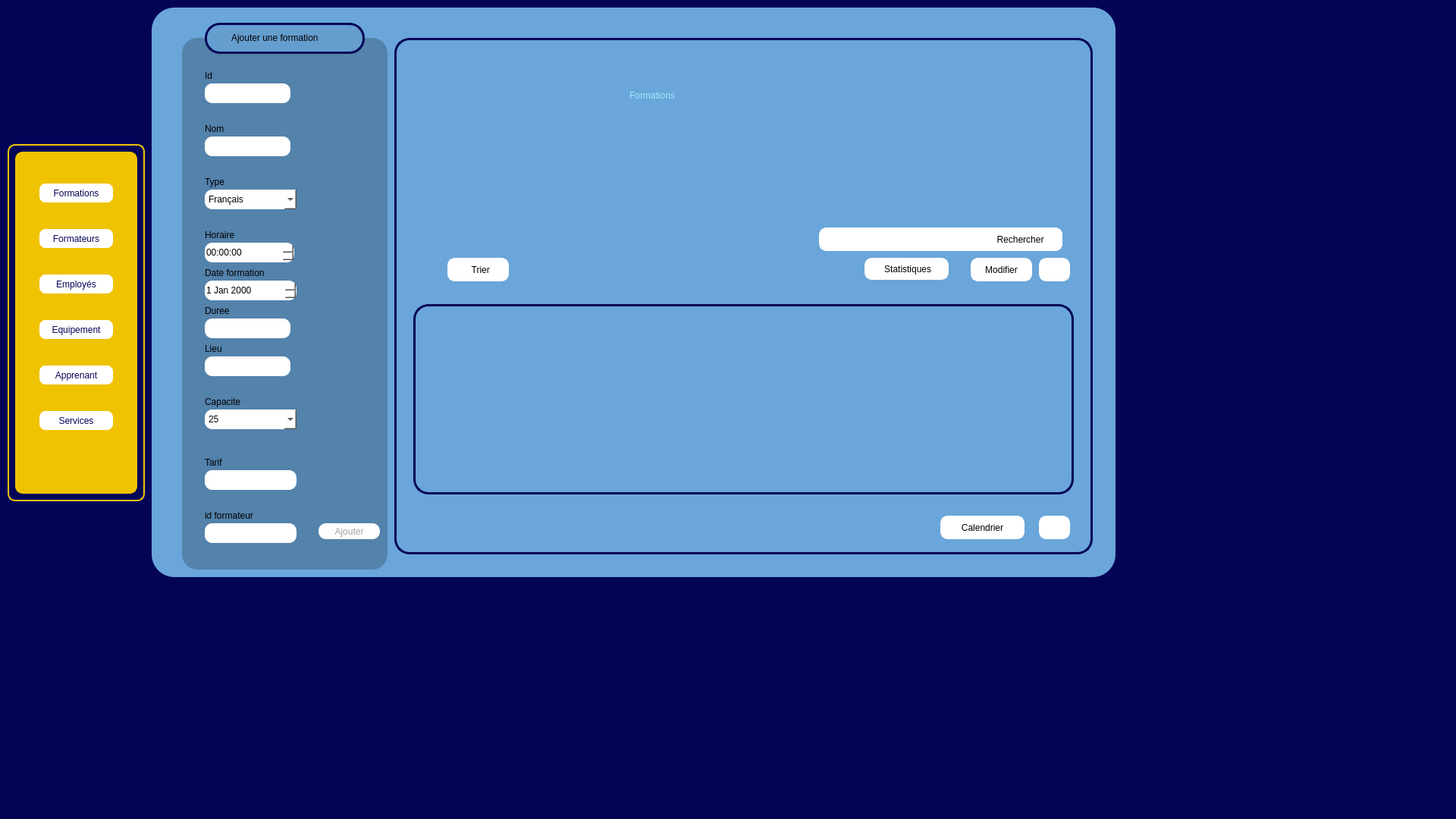
<?xml version="1.0" encoding="UTF-8"?>
<ui version="4.0">
 <class>formation</class>
 <widget class="QMainWindow" name="formation">
  <property name="geometry">
   <rect>
    <x>0</x>
    <y>0</y>
    <width>1920</width>
    <height>1080</height>
   </rect>
  </property>
  <property name="windowTitle">
   <string>formation</string>
  </property>
  <property name="styleSheet">
   <string notr="true">background-color: rgb(4, 4, 87);</string>
  </property>
  <widget class="QWidget" name="centralwidget">
   <widget class="QFrame" name="frame_5">
    <property name="geometry">
     <rect>
      <x>10</x>
      <y>190</y>
      <width>181</width>
      <height>471</height>
     </rect>
    </property>
    <property name="styleSheet">
     <string notr="true">
background-color: rgb(240, 195, 0);
border-radius:10px;
border: 2px solid #f0c300;
background-color: rgb(4, 4, 87);</string>
    </property>
    <property name="frameShape">
     <enum>QFrame::Shape::StyledPanel</enum>
    </property>
    <property name="frameShadow">
     <enum>QFrame::Shadow::Raised</enum>
    </property>
    <widget class="QFrame" name="frame">
     <property name="geometry">
      <rect>
       <x>10</x>
       <y>10</y>
       <width>161</width>
       <height>451</height>
      </rect>
     </property>
     <property name="styleSheet">
      <string notr="true">
background-color: rgb(240, 195, 0);
border-radius:10px;</string>
     </property>
     <property name="frameShape">
      <enum>QFrame::Shape::StyledPanel</enum>
     </property>
     <property name="frameShadow">
      <enum>QFrame::Shadow::Raised</enum>
     </property>
     <widget class="QPushButton" name="pushButton_11">
      <property name="geometry">
       <rect>
        <x>30</x>
        <y>160</y>
        <width>101</width>
        <height>29</height>
       </rect>
      </property>
      <property name="styleSheet">
       <string notr="true">QPushButton{
	font: 700 9pt &quot;Rockwell&quot;;
background-color: rgb(255, 255, 255);
	color: rgb(4, 4, 87);
	border-radius:10px;
	font: 700 8pt &quot;Rockwell&quot;;
}
QPushButton:hover{
	background-color: rgb(236, 236, 236);
	color: #000000;
	border: 1px solid #ffffff;
	border-radius:5px;
}</string>
      </property>
      <property name="text">
       <string>Employés</string>
      </property>
     </widget>
     <widget class="QPushButton" name="pushButton_12">
      <property name="geometry">
       <rect>
        <x>30</x>
        <y>220</y>
        <width>101</width>
        <height>29</height>
       </rect>
      </property>
      <property name="styleSheet">
       <string notr="true">QPushButton{
	font: 700 9pt &quot;Rockwell&quot;;
background-color: rgb(255, 255, 255);
	color: rgb(4, 4, 87);
	border-radius:10px;
	font: 700 8pt &quot;Rockwell&quot;;
}
QPushButton:hover{
	background-color: rgb(236, 236, 236);
	color: #000000;
	border: 1px solid #ffffff;
	border-radius:5px;
}</string>
      </property>
      <property name="text">
       <string>Equipement</string>
      </property>
     </widget>
     <widget class="QPushButton" name="pushButton_13">
      <property name="geometry">
       <rect>
        <x>30</x>
        <y>340</y>
        <width>101</width>
        <height>29</height>
       </rect>
      </property>
      <property name="styleSheet">
       <string notr="true">QPushButton{
	font: 700 9pt &quot;Rockwell&quot;;
background-color: rgb(255, 255, 255);
	color: rgb(4, 4, 87);
	border-radius:10px;
	font: 700 8pt &quot;Rockwell&quot;;
}
QPushButton:hover{
	background-color: rgb(236, 236, 236);
	color: #000000;
	border: 1px solid #ffffff;
	border-radius:5px;
}</string>
      </property>
      <property name="text">
       <string>Services</string>
      </property>
     </widget>
     <widget class="QPushButton" name="pushButton_14">
      <property name="geometry">
       <rect>
        <x>30</x>
        <y>280</y>
        <width>101</width>
        <height>29</height>
       </rect>
      </property>
      <property name="styleSheet">
       <string notr="true">QPushButton{
	font: 700 9pt &quot;Rockwell&quot;;
background-color: rgb(255, 255, 255);
	color: rgb(4, 4, 87);
	border-radius:10px;
	font: 700 8pt &quot;Rockwell&quot;;
}
QPushButton:hover{
	background-color: rgb(236, 236, 236);
	color: #000000;
	border: 1px solid #ffffff;
	border-radius:5px;
}</string>
      </property>
      <property name="text">
       <string>Apprenant</string>
      </property>
     </widget>
     <widget class="QPushButton" name="pushButton_16">
      <property name="geometry">
       <rect>
        <x>30</x>
        <y>40</y>
        <width>101</width>
        <height>29</height>
       </rect>
      </property>
      <property name="styleSheet">
       <string notr="true">QPushButton{

	font: 700 9pt &quot;Rockwell&quot;;
background-color: rgb(255, 255, 255);
	color: rgb(4, 4, 87);
	border-radius:10px;
	font: 700 8pt &quot;Rockwell&quot;;
}
QPushButton:hover{
	background-color: rgb(233, 233, 233);
	color: #000000;
	border: 1px solid #ffffff;
	border-radius:5px;
}</string>
      </property>
      <property name="text">
       <string>Formations</string>
      </property>
     </widget>
     <widget class="QPushButton" name="pushButton_17">
      <property name="geometry">
       <rect>
        <x>30</x>
        <y>100</y>
        <width>101</width>
        <height>29</height>
       </rect>
      </property>
      <property name="styleSheet">
       <string notr="true">QPushButton{

	font: 700 9pt &quot;Rockwell&quot;;
background-color: rgb(255, 255, 255);
	color: rgb(4, 4, 87);
	border-radius:10px;
	font: 700 8pt &quot;Rockwell&quot;;
}
QPushButton:hover{
	background-color: rgb(233, 233, 233);
	color: #000000;
	border: 1px solid #ffffff;
	border-radius:5px;
}</string>
      </property>
      <property name="text">
       <string>Formateurs</string>
      </property>
     </widget>
    </widget>
   </widget>
   <widget class="QWidget" name="Formateur" native="true">
    <property name="geometry">
     <rect>
      <x>200</x>
      <y>10</y>
      <width>1271</width>
      <height>751</height>
     </rect>
    </property>
    <property name="maximumSize">
     <size>
      <width>2000</width>
      <height>2000</height>
     </size>
    </property>
    <property name="baseSize">
     <size>
      <width>1000</width>
      <height>1000</height>
     </size>
    </property>
    <property name="mouseTracking">
     <bool>false</bool>
    </property>
    <property name="tabletTracking">
     <bool>false</bool>
    </property>
    <property name="autoFillBackground">
     <bool>false</bool>
    </property>
    <property name="styleSheet">
     <string notr="true">background-color: rgb(106, 166, 218);

border-radius:30px;</string>
    </property>
    <widget class="QFrame" name="frame_6">
     <property name="geometry">
      <rect>
       <x>40</x>
       <y>40</y>
       <width>271</width>
       <height>701</height>
      </rect>
     </property>
     <property name="styleSheet">
      <string notr="true">background-color: rgb(58, 196, 255);
background-color: rgb(83, 130, 171);
border-radius:20px;

</string>
     </property>
     <property name="frameShape">
      <enum>QFrame::Shape::StyledPanel</enum>
     </property>
     <property name="frameShadow">
      <enum>QFrame::Shadow::Raised</enum>
     </property>
     <widget class="QLineEdit" name="lineEditId">
      <property name="geometry">
       <rect>
        <x>30</x>
        <y>60</y>
        <width>113</width>
        <height>26</height>
       </rect>
      </property>
      <property name="styleSheet">
       <string notr="true">background-color: rgb(255, 255, 255);
border-radius:10px;
</string>
      </property>
      <property name="maxLength">
       <number>8</number>
      </property>
     </widget>
     <widget class="QLabel" name="label_contact_3">
      <property name="geometry">
       <rect>
        <x>30</x>
        <y>250</y>
        <width>63</width>
        <height>20</height>
       </rect>
      </property>
      <property name="text">
       <string>Horaire</string>
      </property>
     </widget>
     <widget class="QLabel" name="label_prenom_4">
      <property name="geometry">
       <rect>
        <x>30</x>
        <y>180</y>
        <width>63</width>
        <height>20</height>
       </rect>
      </property>
      <property name="text">
       <string>Type</string>
      </property>
     </widget>
     <widget class="QLineEdit" name="lineEdit_Nom">
      <property name="geometry">
       <rect>
        <x>30</x>
        <y>130</y>
        <width>113</width>
        <height>26</height>
       </rect>
      </property>
      <property name="styleSheet">
       <string notr="true">background-color: rgb(255, 255, 255);
border-radius:10px;</string>
      </property>
      <property name="maxLength">
       <number>20</number>
      </property>
     </widget>
     <widget class="QLabel" name="label_cin_4">
      <property name="geometry">
       <rect>
        <x>30</x>
        <y>40</y>
        <width>31</width>
        <height>20</height>
       </rect>
      </property>
      <property name="text">
       <string>Id</string>
      </property>
     </widget>
     <widget class="QLabel" name="label_cin_5">
      <property name="geometry">
       <rect>
        <x>30</x>
        <y>110</y>
        <width>41</width>
        <height>20</height>
       </rect>
      </property>
      <property name="text">
       <string>Nom</string>
      </property>
     </widget>
     <widget class="QLabel" name="label_embauhe_4">
      <property name="geometry">
       <rect>
        <x>30</x>
        <y>400</y>
        <width>131</width>
        <height>20</height>
       </rect>
      </property>
      <property name="text">
       <string>Lieu</string>
      </property>
     </widget>
     <widget class="QLineEdit" name="lineEdit_Ta">
      <property name="geometry">
       <rect>
        <x>30</x>
        <y>570</y>
        <width>121</width>
        <height>26</height>
       </rect>
      </property>
      <property name="styleSheet">
       <string notr="true">background-color: rgb(255, 255, 255);
border-radius:10px;
</string>
      </property>
      <property name="text">
       <string/>
      </property>
     </widget>
     <widget class="QLabel" name="label_contact_7">
      <property name="geometry">
       <rect>
        <x>30</x>
        <y>550</y>
        <width>191</width>
        <height>20</height>
       </rect>
      </property>
      <property name="text">
       <string>Tarif</string>
      </property>
     </widget>
     <widget class="QPushButton" name="pushButtonAjouter">
      <property name="geometry">
       <rect>
        <x>180</x>
        <y>640</y>
        <width>81</width>
        <height>21</height>
       </rect>
      </property>
      <property name="styleSheet">
       <string notr="true">QPushButton{
background-color: rgb(255, 255, 255);
color: rgb(162, 162, 162);
border-radius:10px;
}
QPushButton:hover{
	background-color: rgb(162, 162, 162);
	color: rgb(255, 255, 255);
}




</string>
      </property>
      <property name="text">
       <string>Ajouter</string>
      </property>
     </widget>
     <widget class="QComboBox" name="lineEdit_type">
      <property name="geometry">
       <rect>
        <x>30</x>
        <y>200</y>
        <width>121</width>
        <height>26</height>
       </rect>
      </property>
      <property name="styleSheet">
       <string notr="true">background-color: rgb(255, 255, 255);
border-radius:10px;</string>
      </property>
      <item>
       <property name="text">
        <string>Français</string>
       </property>
      </item>
      <item>
       <property name="text">
        <string>Anglais</string>
       </property>
      </item>
      <item>
       <property name="text">
        <string>Science</string>
       </property>
      </item>
      <item>
       <property name="text">
        <string>Physique</string>
       </property>
      </item>
      <item>
       <property name="text">
        <string>Arabe</string>
       </property>
      </item>
     </widget>
     <widget class="QLabel" name="label_contact_4">
      <property name="geometry">
       <rect>
        <x>30</x>
        <y>350</y>
        <width>63</width>
        <height>20</height>
       </rect>
      </property>
      <property name="text">
       <string>Duree</string>
      </property>
     </widget>
     <widget class="QDateEdit" name="dateEdit_date">
      <property name="geometry">
       <rect>
        <x>30</x>
        <y>320</y>
        <width>121</width>
        <height>26</height>
       </rect>
      </property>
      <property name="styleSheet">
       <string notr="true">background-color: rgb(255, 255, 255);
border-radius:10px;</string>
      </property>
     </widget>
     <widget class="QLabel" name="label_date">
      <property name="geometry">
       <rect>
        <x>30</x>
        <y>300</y>
        <width>111</width>
        <height>20</height>
       </rect>
      </property>
      <property name="text">
       <string>Date formation</string>
      </property>
     </widget>
     <widget class="QLineEdit" name="lineEdit_D">
      <property name="geometry">
       <rect>
        <x>30</x>
        <y>370</y>
        <width>113</width>
        <height>26</height>
       </rect>
      </property>
      <property name="styleSheet">
       <string notr="true">background-color: rgb(255, 255, 255);
border-radius:10px;</string>
      </property>
     </widget>
     <widget class="QTimeEdit" name="lineEdit_h">
      <property name="geometry">
       <rect>
        <x>30</x>
        <y>270</y>
        <width>118</width>
        <height>26</height>
       </rect>
      </property>
      <property name="styleSheet">
       <string notr="true">background-color: rgb(255, 255, 255);
border-radius:10px;</string>
      </property>
     </widget>
     <widget class="QLineEdit" name="lineEdit_lieu">
      <property name="geometry">
       <rect>
        <x>30</x>
        <y>420</y>
        <width>113</width>
        <height>26</height>
       </rect>
      </property>
      <property name="styleSheet">
       <string notr="true">background-color: rgb(255, 255, 255);
border-radius:10px;</string>
      </property>
     </widget>
     <widget class="QComboBox" name="comboBox_Ca">
      <property name="geometry">
       <rect>
        <x>30</x>
        <y>490</y>
        <width>121</width>
        <height>26</height>
       </rect>
      </property>
      <property name="styleSheet">
       <string notr="true">background-color: rgb(255, 255, 255);
border-radius:10px;</string>
      </property>
      <item>
       <property name="text">
        <string>25</string>
       </property>
      </item>
      <item>
       <property name="text">
        <string>50</string>
       </property>
      </item>
      <item>
       <property name="text">
        <string>75</string>
       </property>
      </item>
      <item>
       <property name="text">
        <string>100</string>
       </property>
      </item>
     </widget>
     <widget class="QLabel" name="label_embauhe_6">
      <property name="geometry">
       <rect>
        <x>30</x>
        <y>470</y>
        <width>131</width>
        <height>20</height>
       </rect>
      </property>
      <property name="text">
       <string>Capacite</string>
      </property>
     </widget>
     <widget class="QLineEdit" name="lineEdit_id2">
      <property name="geometry">
       <rect>
        <x>30</x>
        <y>640</y>
        <width>121</width>
        <height>26</height>
       </rect>
      </property>
      <property name="styleSheet">
       <string notr="true">background-color: rgb(255, 255, 255);
border-radius:10px;
</string>
      </property>
      <property name="text">
       <string/>
      </property>
     </widget>
     <widget class="QLabel" name="label_contact_8">
      <property name="geometry">
       <rect>
        <x>30</x>
        <y>620</y>
        <width>191</width>
        <height>20</height>
       </rect>
      </property>
      <property name="text">
       <string>id formateur</string>
      </property>
     </widget>
    </widget>
    <widget class="QFrame" name="frame_7">
     <property name="geometry">
      <rect>
       <x>70</x>
       <y>20</y>
       <width>211</width>
       <height>41</height>
      </rect>
     </property>
     <property name="styleSheet">
      <string notr="true">background-color: rgb(100, 157, 206);
border: 3px solid #040457;
border-radius:20px;</string>
     </property>
     <property name="frameShape">
      <enum>QFrame::Shape::StyledPanel</enum>
     </property>
     <property name="frameShadow">
      <enum>QFrame::Shadow::Raised</enum>
     </property>
     <widget class="QLabel" name="label_embauhe_5">
      <property name="geometry">
       <rect>
        <x>30</x>
        <y>10</y>
        <width>161</width>
        <height>20</height>
       </rect>
      </property>
      <property name="styleSheet">
       <string notr="true">background-color: rgb(100, 157, 206);
border: 2px solid #649dce;
</string>
      </property>
      <property name="text">
       <string>Ajouter une formation</string>
      </property>
     </widget>
    </widget>
    <widget class="QFrame" name="frame_8">
     <property name="geometry">
      <rect>
       <x>320</x>
       <y>40</y>
       <width>921</width>
       <height>681</height>
      </rect>
     </property>
     <property name="styleSheet">
      <string notr="true">border: 3px solid #040457;
border-radius:20px;
</string>
     </property>
     <property name="frameShape">
      <enum>QFrame::Shape::StyledPanel</enum>
     </property>
     <property name="frameShadow">
      <enum>QFrame::Shadow::Raised</enum>
     </property>
     <widget class="QLineEdit" name="lineEdit_rechercher">
      <property name="geometry">
       <rect>
        <x>560</x>
        <y>250</y>
        <width>321</width>
        <height>31</height>
       </rect>
      </property>
      <property name="styleSheet">
       <string notr="true">background-color: rgb(255, 255, 255);
border-radius:10px;
border: 3px solid #ffffff;
color: rgb(162, 162, 162);</string>
      </property>
      <property name="text">
       <string/>
      </property>
     </widget>
     <widget class="QPushButton" name="pushButtonModifier">
      <property name="geometry">
       <rect>
        <x>760</x>
        <y>290</y>
        <width>81</width>
        <height>31</height>
       </rect>
      </property>
      <property name="styleSheet">
       <string notr="true">QPushButton{
background-color: rgb(255, 255, 255);
border-radius:10px;
border: 3px solid #ffffff;
}
QPushButton:hover{
	background-color: rgb(220, 220, 220);
	color: rgb(90, 90, 90);

	border-radius:10px;
}
</string>
      </property>
      <property name="text">
       <string>Modifier</string>
      </property>
     </widget>
     <widget class="QPushButton" name="pushButtonsupprimer">
      <property name="geometry">
       <rect>
        <x>850</x>
        <y>290</y>
        <width>41</width>
        <height>31</height>
       </rect>
      </property>
      <property name="styleSheet">
       <string notr="true">QPushButton{
background-color: rgb(255, 255, 255);
border-radius:10px;
border: 3px solid #ffffff;
}
QPushButton:hover{
	background-color: rgb(220, 220, 220);
	color: rgb(90, 90, 90);

	border-radius:10px;
}
</string>
      </property>
      <property name="text">
       <string/>
      </property>
      <property name="icon">
       <iconset resource="ressource.qrc">
        <normaloff>:/supp/supp.jpg</normaloff>:/supp/supp.jpg</iconset>
      </property>
     </widget>
     <widget class="QPushButton" name="pushButtonTrier">
      <property name="geometry">
       <rect>
        <x>70</x>
        <y>290</y>
        <width>81</width>
        <height>31</height>
       </rect>
      </property>
      <property name="styleSheet">
       <string notr="true">QPushButton{
background-color: rgb(255, 255, 255);
border-radius:10px;
border: 3px solid #ffffff;
}
QPushButton:hover{
	background-color: rgb(220, 220, 220);
	color: rgb(90, 90, 90);

	border-radius:10px;
}
</string>
      </property>
      <property name="text">
       <string>  Trier</string>
      </property>
      <property name="icon">
       <iconset resource="ressource.qrc">
        <normaloff>:/trier/Trier.jpg</normaloff>:/trier/Trier.jpg</iconset>
      </property>
      <property name="autoRepeatInterval">
       <number>97</number>
      </property>
     </widget>
     <widget class="QPushButton" name="pushButton_exporter">
      <property name="geometry">
       <rect>
        <x>850</x>
        <y>630</y>
        <width>41</width>
        <height>31</height>
       </rect>
      </property>
      <property name="styleSheet">
       <string notr="true">QPushButton{
background-color: rgb(255, 255, 255);
border-radius:10px;
border: 3px solid #ffffff;
}
QPushButton:hover{
	background-color: rgb(220, 220, 220);
	color: rgb(90, 90, 90);

	border-radius:10px;
}
</string>
      </property>
      <property name="text">
       <string/>
      </property>
      <property name="icon">
       <iconset resource="ressource.qrc">
        <normaloff>:/telech/telech.jpg</normaloff>:/telech/telech.jpg</iconset>
      </property>
     </widget>
     <widget class="QLabel" name="label_2">
      <property name="geometry">
       <rect>
        <x>310</x>
        <y>50</y>
        <width>331</width>
        <height>51</height>
       </rect>
      </property>
      <property name="styleSheet">
       <string notr="true">background-color: rgb(106, 166, 218);
color: rgb(83, 130, 171);
color: rgb(157, 235, 255);
border: none;
font: 30pt &quot;Rockwell&quot;;</string>
      </property>
      <property name="text">
       <string>Formations</string>
      </property>
     </widget>
     <widget class="QPushButton" name="pushButton_stat">
      <property name="geometry">
       <rect>
        <x>620</x>
        <y>290</y>
        <width>111</width>
        <height>29</height>
       </rect>
      </property>
      <property name="styleSheet">
       <string notr="true">QPushButton{
background-color: rgb(255, 255, 255);
border-radius:10px;
border: 3px solid #ffffff;
}
QPushButton:hover{
	background-color: rgb(220, 220, 220);
	color: rgb(90, 90, 90);

	border-radius:10px;
}
</string>
      </property>
      <property name="text">
       <string> Statistiques</string>
      </property>
      <property name="icon">
       <iconset resource="ressource.qrc">
        <normaloff>:/stat/stat.jpg</normaloff>:/stat/stat.jpg</iconset>
      </property>
     </widget>
     <widget class="QPushButton" name="pushButton_47">
      <property name="geometry">
       <rect>
        <x>720</x>
        <y>630</y>
        <width>111</width>
        <height>31</height>
       </rect>
      </property>
      <property name="styleSheet">
       <string notr="true">QPushButton{
background-color: rgb(255, 255, 255);
border-radius:10px;
border: 3px solid #ffffff;
}
QPushButton:hover{
	background-color: rgb(220, 220, 220);
	color: rgb(90, 90, 90);

	border-radius:10px;
}
</string>
      </property>
      <property name="text">
       <string>Calendrier</string>
      </property>
      <property name="icon">
       <iconset resource="ressource.qrc">
        <normaloff>:/calendrier/d47c1ced-b41a-49dd-b864-317382d52708.jpg</normaloff>:/calendrier/d47c1ced-b41a-49dd-b864-317382d52708.jpg</iconset>
      </property>
     </widget>
     <widget class="QTableView" name="tableFormation">
      <property name="geometry">
       <rect>
        <x>25</x>
        <y>351</y>
        <width>871</width>
        <height>251</height>
       </rect>
      </property>
     </widget>
     <widget class="QPushButton" name="pushButton_rechercher">
      <property name="geometry">
       <rect>
        <x>770</x>
        <y>250</y>
        <width>111</width>
        <height>31</height>
       </rect>
      </property>
      <property name="styleSheet">
       <string notr="true">QPushButton{
background-color: rgb(255, 255, 255);
border-radius:10px;
border: 3px solid #ffffff;
}
QPushButton:hover{
	background-color: rgb(220, 220, 220);
	color: rgb(90, 90, 90);

	border-radius:10px;
}
</string>
      </property>
      <property name="text">
       <string>Rechercher</string>
      </property>
     </widget>
    </widget>
   </widget>
   <widget class="QLabel" name="label">
    <property name="geometry">
     <rect>
      <x>20</x>
      <y>20</y>
      <width>161</width>
      <height>151</height>
     </rect>
    </property>
    <property name="text">
     <string/>
    </property>
    <property name="pixmap">
     <pixmap resource="ressource.qrc">:/img/34e0dfa3-771e-477d-9d87-357bb95400d1-removebg-preview.png</pixmap>
    </property>
    <property name="scaledContents">
     <bool>true</bool>
    </property>
   </widget>
  </widget>
  <widget class="QMenuBar" name="menubar">
   <property name="geometry">
    <rect>
     <x>0</x>
     <y>0</y>
     <width>1920</width>
     <height>26</height>
    </rect>
   </property>
  </widget>
  <widget class="QStatusBar" name="statusbar"/>
 </widget>
 <resources>
  <include location="ressource.qrc"/>
 </resources>
 <connections/>
</ui>
